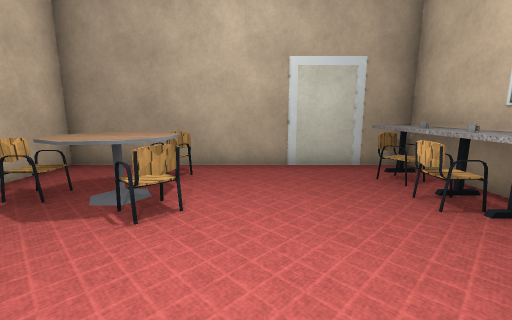
[1] (above)

20 first-person views from a walk through a 3-D level made in the Unity game engine. The camera is 1.2 m above the floor, tilts 10° down and sees 90° across. The floor is counted in squares, 0.82 m on a side. Each view is taken from the middle of a square. On the plan, view 1 faces up. The plan holds only what a view shows up to about 13 squares ahead; the rest is blank. The place goes on beyond the plan. The player is left out. Door leaves are left out, so doorways stand open. Some surface patterns are stand-ins.

[2]
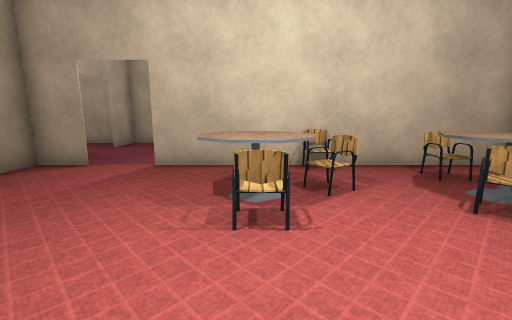

[3]
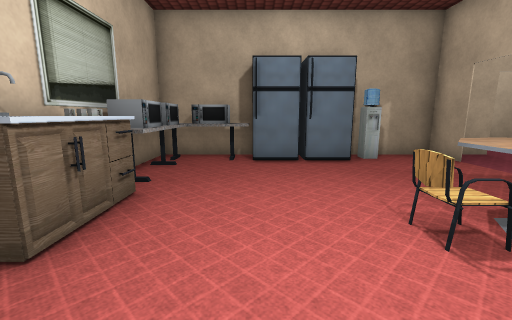

[4]
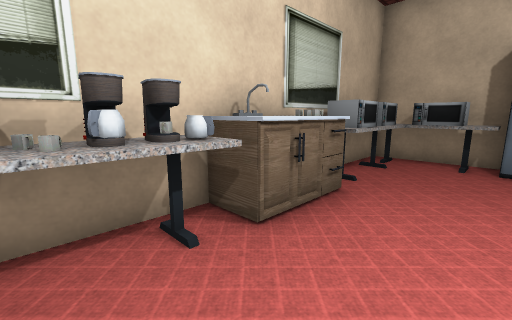

[5]
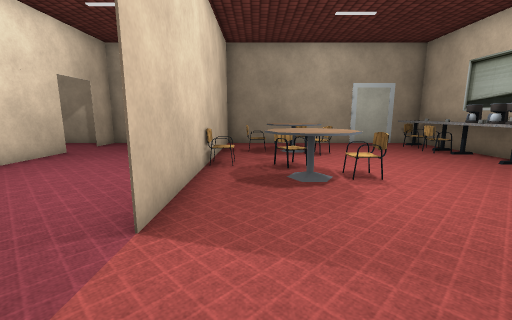

[6]
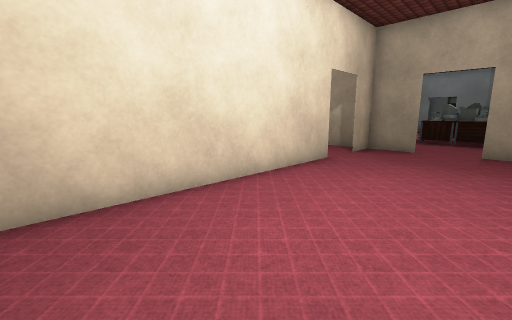

[7]
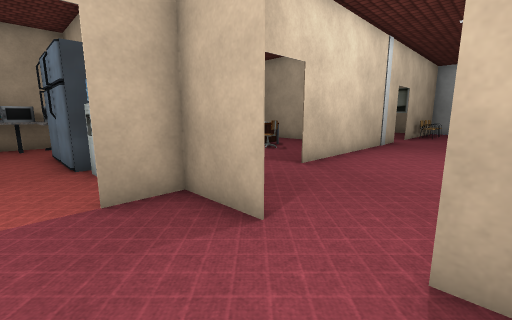

[8]
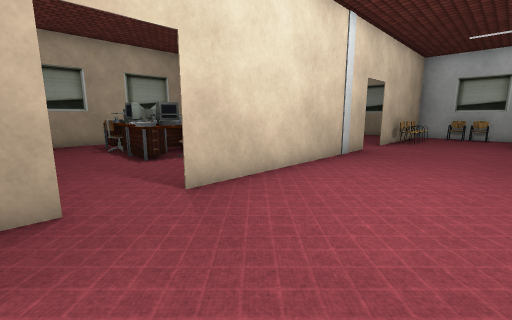

[9]
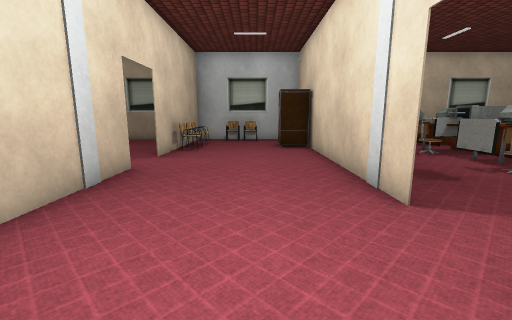

[10]
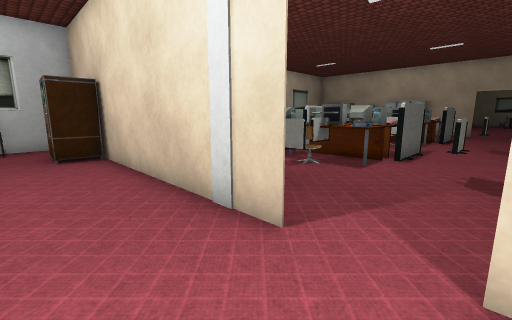

[11]
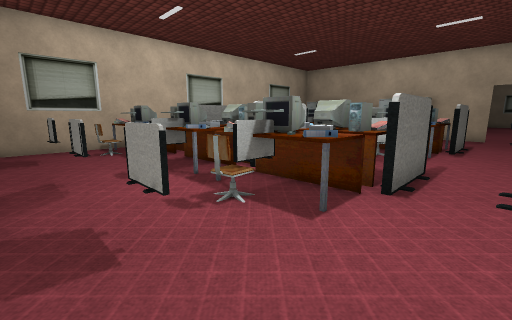

[12]
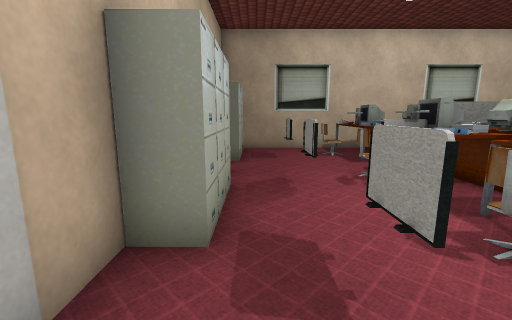

[13]
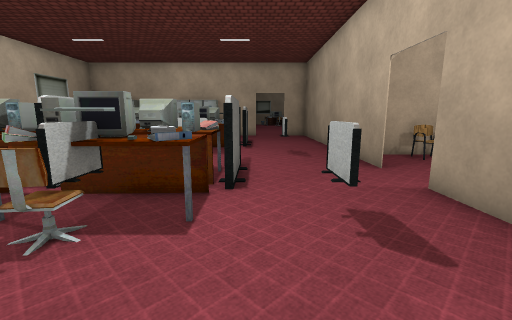

[14]
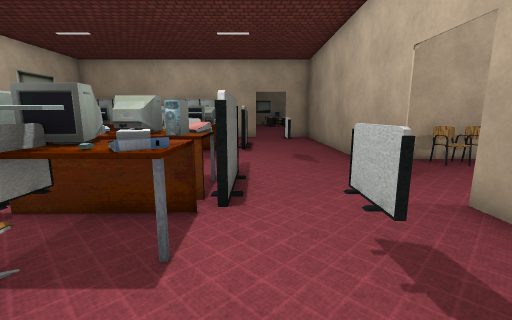

[15]
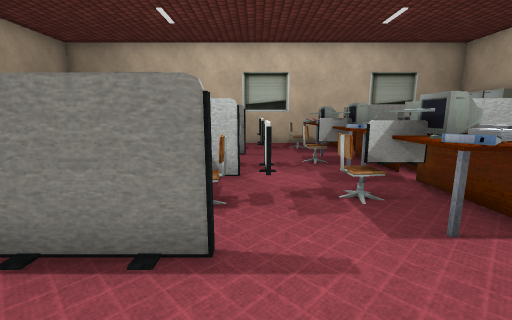

[16]
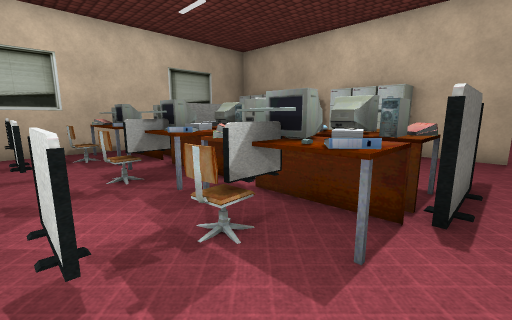

[17]
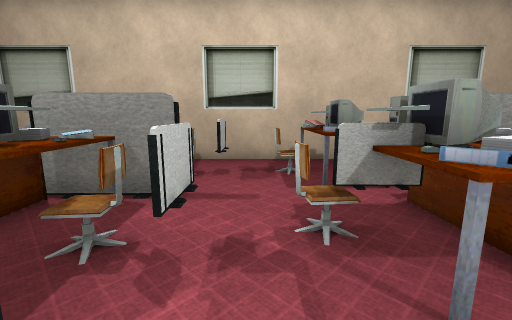

[18]
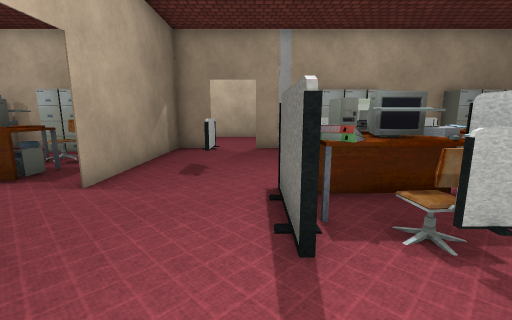

[19]
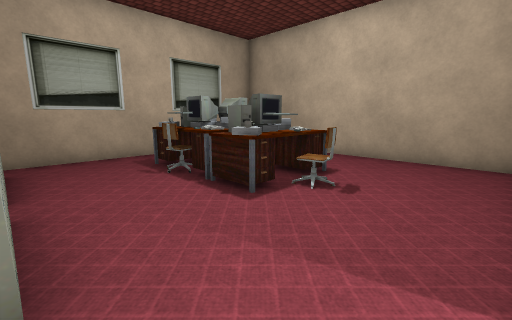

[20]
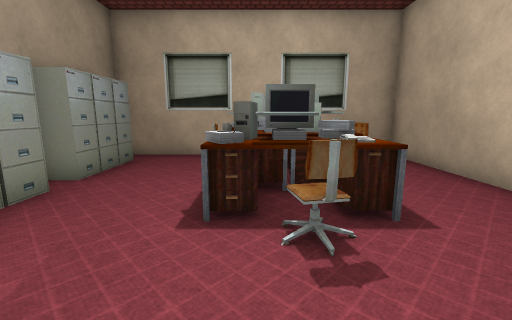

### Floor plan
Ten units are one square. View 1 is at (0, 0); x grows to the right and y downward. Boxes are objects, and circles mark ways between rooms. Rooms are numbered by the first view taken in them; rooms with no view inside come last. Other rooms are left out.
<svg viewBox="-270 -80 320 360">
<path fill="none" stroke="#000" d="M33 5 33 -6M42 4 42 -3M-32 55 -26 55 -26 62M10 65 45 65 45 -65M-55 49 -55 65M25 -75 -15 -75M-55 -65 -55 30M-60 65 -25 65M-115 35 -115 41M-115 -41 -115 -4M-78 65 -60 65M-114 65 -96 65M-96 -75 -105 -75M-55 69 -55 50M-115 -75 -115 -60M-54 -75 -77 -75M-115 214 -115 235M-115 159 -115 185 -115 160M-115 141 -115 125 -181 125M-199 125 -265 125M-105 275 -90 275M-55 191 -55 105M-55 244 -55 210M-265 275 -124 275M-55 86 -55 69M-56 170 45 170 45 74"/>
<rect x="-55" y="-15" width="10" height="10" fill="#bbb"><title>other object</title></rect>
<rect x="-45" y="-15" width="30" height="30" fill="#bbb"><title>other object</title></rect>
<rect x="-45" y="-55" width="10" height="20" fill="#bbb"><title>other object</title></rect>
<rect x="-35" y="-25" width="10" height="20" fill="#bbb"><title>other object</title></rect>
<rect x="-35" y="-55" width="20" height="20" fill="#bbb"><title>other object</title></rect>
<rect x="-25" y="45" width="20" height="30" fill="#bbb"><title>other object</title></rect>
<rect x="-25" y="-5" width="20" height="10" fill="#bbb"><title>other object</title></rect>
<rect x="-25" y="-45" width="20" height="20" fill="#bbb"><title>other object</title></rect>
<rect x="-25" y="-65" width="10" height="10" fill="#bbb"><title>other object</title></rect>
<rect x="-5" y="45" width="20" height="20" fill="#bbb"><title>other object</title></rect>
<rect x="15" y="45" width="20" height="20" fill="#bbb"><title>other object</title></rect>
<rect x="15" y="5" width="10" height="10" fill="#bbb"><title>other object</title></rect>
<rect x="25" y="35" width="20" height="20" fill="#bbb"><title>other object</title></rect>
<rect x="25" y="25" width="20" height="20" fill="#bbb"><title>other object</title></rect>
<rect x="25" y="15" width="20" height="10" fill="#bbb"><title>other object</title></rect>
<rect x="25" y="5" width="10" height="10" fill="#bbb"><title>other object</title></rect>
<rect x="25" y="-35" width="10" height="30" fill="#bbb"><title>other object</title></rect>
<rect x="25" y="-45" width="10" height="10" fill="#bbb"><title>other object</title></rect>
<rect x="25" y="-65" width="10" height="20" fill="#bbb"><title>other object</title></rect>
<rect x="35" y="55" width="10" height="10" fill="#bbb"><title>other object</title></rect>
<rect x="35" y="5" width="10" height="10" fill="#bbb"><title>other object</title></rect>
<rect x="35" y="-15" width="10" height="10" fill="#bbb"><title>other object</title></rect>
<rect x="35" y="-25" width="10" height="10" fill="#bbb"><title>other object</title></rect>
<rect x="35" y="-35" width="10" height="10" fill="#bbb"><title>other object</title></rect>
<rect x="35" y="-45" width="10" height="10" fill="#bbb"><title>other object</title></rect>
<rect x="35" y="-55" width="10" height="10" fill="#bbb"><title>other object</title></rect>
<rect x="35" y="-65" width="10" height="10" fill="#bbb"><title>other object</title></rect>
<rect x="-265" y="235" width="20" height="10" fill="#bbb"><title>other object</title></rect>
<rect x="-265" y="205" width="20" height="30" fill="#bbb"><title>other object</title></rect>
<rect x="-265" y="195" width="20" height="10" fill="#bbb"><title>other object</title></rect>
<rect x="-265" y="175" width="10" height="20" fill="#bbb"><title>other object</title></rect>
<rect x="-265" y="165" width="20" height="10" fill="#bbb"><title>other object</title></rect>
<rect x="-255" y="245" width="10" height="10" fill="#bbb"><title>other object</title></rect>
<rect x="-255" y="165" width="20" height="30" fill="#bbb"><title>other object</title></rect>
<rect x="-245" y="235" width="20" height="40" fill="#bbb"><title>other object</title></rect>
<rect x="-245" y="205" width="10" height="30" fill="#bbb"><title>other object</title></rect>
<rect x="-245" y="145" width="20" height="10" fill="#bbb"><title>other object</title></rect>
<rect x="-235" y="215" width="10" height="10" fill="#bbb"><title>other object</title></rect>
<rect x="-235" y="175" width="10" height="10" fill="#bbb"><title>other object</title></rect>
<rect x="-215" y="245" width="10" height="10" fill="#bbb"><title>other object</title></rect>
<rect x="-215" y="215" width="10" height="10" fill="#bbb"><title>other object</title></rect>
<rect x="-215" y="205" width="10" height="10" fill="#bbb"><title>other object</title></rect>
<rect x="-215" y="175" width="10" height="10" fill="#bbb"><title>other object</title></rect>
<rect x="-205" y="245" width="20" height="30" fill="#bbb"><title>other object</title></rect>
<rect x="-205" y="235" width="30" height="10" fill="#bbb"><title>other object</title></rect>
<rect x="-205" y="205" width="20" height="30" fill="#bbb"><title>other object</title></rect>
<rect x="-205" y="195" width="30" height="10" fill="#bbb"><title>other object</title></rect>
<rect x="-205" y="175" width="20" height="20" fill="#bbb"><title>other object</title></rect>
<rect x="-205" y="165" width="30" height="10" fill="#bbb"><title>other object</title></rect>
<rect x="-185" y="235" width="30" height="40" fill="#bbb"><title>other object</title></rect>
<rect x="-185" y="205" width="20" height="30" fill="#bbb"><title>other object</title></rect>
<rect x="-185" y="165" width="20" height="30" fill="#bbb"><title>other object</title></rect>
<rect x="-175" y="145" width="20" height="10" fill="#bbb"><title>other object</title></rect>
<rect x="-165" y="215" width="10" height="10" fill="#bbb"><title>other object</title></rect>
<rect x="-165" y="175" width="10" height="10" fill="#bbb"><title>other object</title></rect>
<rect x="-145" y="205" width="10" height="20" fill="#bbb"><title>other object</title></rect>
<rect x="-145" y="175" width="10" height="10" fill="#bbb"><title>other object</title></rect>
<rect x="-125" y="235" width="10" height="40" fill="#bbb"><title>other object</title></rect>
<rect x="-125" y="185" width="10" height="30" fill="#bbb"><title>other object</title></rect>
<rect x="-115" y="235" width="20" height="20" fill="#bbb"><title>other object</title></rect>
<rect x="-65" y="245" width="10" height="10" fill="#bbb"><title>other object</title></rect>
<rect x="-65" y="225" width="10" height="10" fill="#bbb"><title>other object</title></rect>
<rect x="-35" y="75" width="40" height="10" fill="#bbb"><title>other object</title></rect>
<rect x="-25" y="105" width="50" height="50" fill="#bbb"><title>other object</title></rect>
<rect x="5" y="75" width="30" height="10" fill="#bbb"><title>other object</title></rect>
<circle cx="-55" cy="40" r="3" fill="#2a7"/>
<circle cx="-85" cy="65" r="3" fill="#2a7"/>
<circle cx="-55" cy="95" r="3" fill="#2a7"/>
<text x="0" y="0">1</text>
<text x="-90" y="0">2</text>
<text x="-160" y="200">3</text>
<text x="0" y="120">4</text>
</svg>
Room 1 opens to room 2. Room 2 opens to room 3. Room 3 opens to room 4.

Where each view was taken, in squares from view 1:
view 1: 0 up, 0 right, facing up
view 2: 0 up, 2 right, facing left
view 3: 3 up, 1 right, facing down
view 4: 3 up, 1 right, facing down-right
view 5: 6 down, 4 left, facing up
view 6: 4 down, 7 left, facing up-left
view 7: 4 down, 10 left, facing down-right
view 8: 8 down, 10 left, facing down-right
view 9: 12 down, 9 left, facing down
view 10: 14 down, 9 left, facing down-left
view 11: 15 down, 13 left, facing down-left
view 12: 16 down, 13 left, facing down
view 13: 16 down, 13 left, facing left
view 14: 16 down, 14 left, facing left
view 15: 14 down, 21 left, facing down
view 16: 16 down, 21 left, facing down-left
view 17: 19 down, 22 left, facing down
view 18: 16 down, 23 left, facing right
view 19: 8 down, 5 left, facing down-right
view 20: 12 down, 5 left, facing right
